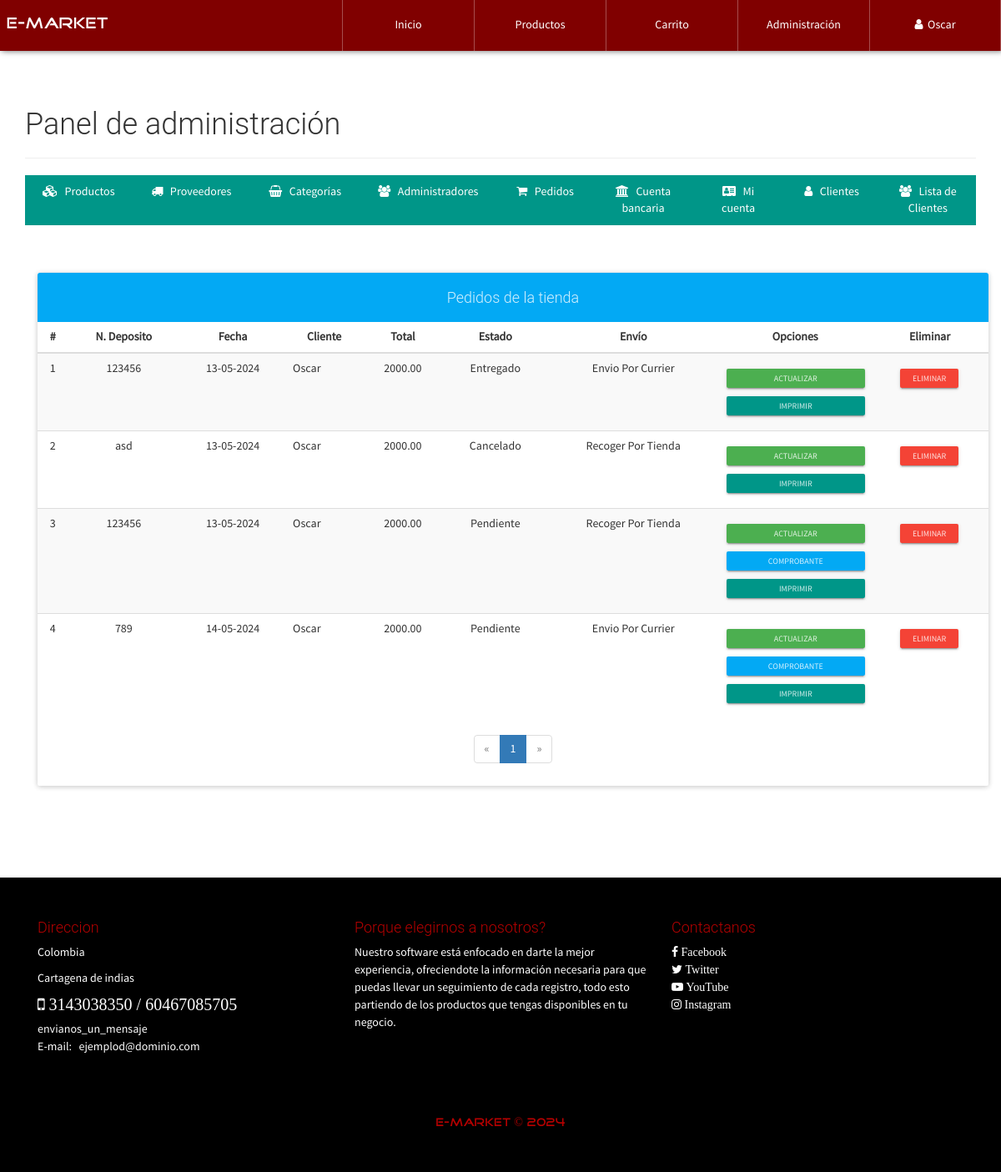
Page /configAdmin.php?view=order (signed in) on the earlier database version.
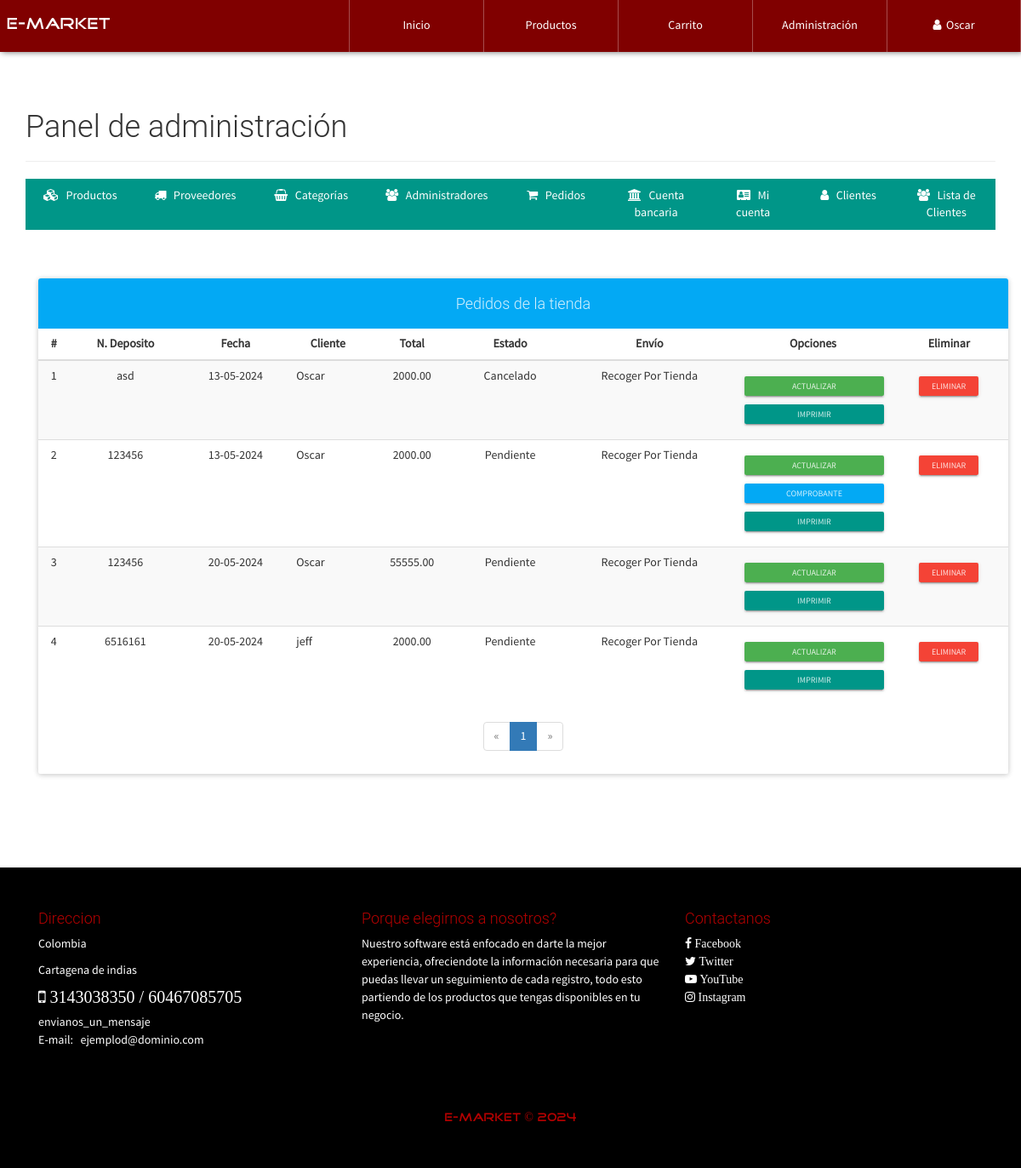
Same page on the later database version.
### tables this page shows
CREATE TABLE `venta` (
  `NumPedido` int(20) NOT NULL,
  `Fecha` varchar(150) NOT NULL,
  `NIT` varchar(30) NOT NULL,
  `TotalPagar` decimal(30,2) NOT NULL,
  `Estado` varchar(150) NOT NULL,
  `NumeroDeposito` varchar(50) NOT NULL,
  `TipoEnvio` varchar(37) NOT NULL,
  `Adjunto` varchar(50) NOT NULL
);

CREATE TABLE `cliente` (
  `NIT` varchar(30) NOT NULL,
  `Nombre` varchar(30) NOT NULL,
  `NombreCompleto` varchar(70) NOT NULL,
  `Apellido` varchar(70) NOT NULL,
  `Clave` text NOT NULL,
  `Direccion` varchar(200) NOT NULL,
  `Telefono` varchar(20) NOT NULL,
  `Email` varchar(30) NOT NULL
);

### Consultas/ConsultasSql.php (called while the page is built, shortened)
<?php
class ejecutar {
    public static function conectar(){
        if(!$con=  mysqli_connect(SERVER,USER,PASS,BD)){
            echo "Error en el servidor, verifique sus datos";
        }
        mysqli_set_charset($con, "utf8");
        return $con;
    }
    public static function consultar($query) {
        if (!$consul = mysqli_query(ejecutar::conectar(), $query)) {
            echo 'Error en la consulta SQL ejecutada';
        }
        return $consul;
    }
}

### admin/order-view.php (the view, shortened to what this page needs)
<div class="container">
  <div class="row">
        <div class="col-xs-12">
            <br><br>
            <div class="panel panel-info">
                <div class="panel-heading text-center"><h4>Pedidos de la tienda</h4></div>
                <div class="table-responsive">
                    <table class="table table-striped table-hover">
                        <thead class="">
                            <tr>
                              <th class="text-center">#</th>
                                <th class="text-center">N. Deposito</th>
                                <th class="text-center">Fecha</th>
                                <th class="text-center">Cliente</th>
                                <th class="text-center">Total</th>
                                <th class="text-center">Estado</th>
                                <th class="text-center">Envío</th>
                                <th class="text-center">Opciones</th>
                                <th class="text-center">Eliminar</th>
                            </tr>
                        </thead>
                        <tbody>
                            <?php
                                $mysqli = mysqli_connect(SERVER, USER, PASS, BD);
                                mysqli_set_charset($mysqli, "utf8");
                                $pagina = isset($_GET['pag']) ? (int)$_GET['pag'] : 1;
                                $regpagina = 30;
                                $inicio = ($pagina > 1) ? (($pagina * $regpagina) - $regpagina) : 0;
                                $pedidos=mysqli_query($mysqli,"SELECT SQL_CALC_FOUND_ROWS * FROM venta LIMIT $inicio, $regpagina");
                                $totalregistros = mysqli_query($mysqli,"SELECT FOUND_ROWS()");
                                $totalregistros = mysqli_fetch_array($totalregistros, MYSQLI_ASSOC);
                                $numeropaginas = ceil($totalregistros["FOUND_ROWS()"]/$regpagina);
                                $cr=$inicio+1;
                              while($order=mysqli_fetch_array($pedidos, MYSQLI_ASSOC)){
                            ?>
                            <tr>
                              <td class="text-center"><?php echo $cr; ?></td>
                            <td class="text-center"><?php echo $order['NumeroDeposito']; ?></td>
                            <td class="text-center"><?php echo $order['Fecha']; ?></td>
                            <td>
                                <?php
                                    $conUs= ejecutar::consultar("SELECT Nombre FROM cliente WHERE NIT='".$order['NIT']."'");
                                    $UsP=mysqli_fetch_array($conUs, MYSQLI_ASSOC);
                                    echo $UsP['Nombre'];
                                ?>
                            </td>
                            <td class="text-center"><?php echo $order['TotalPagar']; ?></td>
                            <td class="text-center"><?php echo $order['Estado']; ?></td>
                            <td class="text-center"><?php echo $order['TipoEnvio']; ?></td>
                            <td class="text-center">
                                <a href="#!" class="btn btn-raised btn-xs btn-success btn-block btn-up-order" data-code="<?php echo $order['NumPedido']; ?>">Actualizar</a>
                                <?php
                                    if(is_file("./imagenes/comprobantes/".$order['Adjunto'])){
                                      echo '<a href="./imagenes/comprobantes/'.$order['Adjunto'].'" target="_blank" class="btn btn-raised btn-xs btn-info btn-block">Comprobante</a>';
                                    }
                                ?>
                                <a href="./report/factura.php?id=<?php echo $order['NumPedido'];  ?>" class="btn btn-raised btn-xs btn-primary btn-block" target="_blank">Imprimir</a>
                            </td>
                            <td class="text-center">
                              <form action="process/delPedido.php" method="POST" class="FormCatElec" data-form="delete">
                                <button type="submit" class="btn btn-raised btn-xs btn-danger">Eliminar</button>
                              </form>
                            </td>
                            </tr>
                            <?php
                              $cr++;
                              }
                            ?>
                        </tbody>
                    </table>
                </div>
                <?php if($numeropaginas>=1): ?>
                <div class="text-center">
                  <ul class="pagination">
                    <?php if($pagina == 1): ?>
                        <li class="disabled">
                            <a>
                                <span aria-hidden="true">&laquo;</span>
                            </a>
                        </li>
                    <?php endif; ?>
                    <?php
                        for($i=1; $i <= $numeropaginas; $i++ ){
                            if($pagina == $i){
                                echo '<li class="active"><a href="configAdmin.php?view=order&pag='.$i.'">'.$i.'</a></li>';
                            }else{
                                echo '<li><a href="configAdmin.php?view=order&pag='.$i.'">'.$i.'</a></li>';
                            }
                        }
                    ?>
                    <?php if($pagina == $numeropaginas): ?>
                        <li class="disabled">
                            <a>
                                <span aria-hidden="true">&raquo;</span>
                            </a>
                        </li>
                    <?php endif; ?>
                  </ul>
                </div>
                <?php endif; ?>
            </div>
        </div>
  </div>
</div>

### configAdmin.php (shortened to what this page needs)
<?php
    include './Consultas/consultasSql.php';
?>
<!DOCTYPE html>
<html lang="es">
<head>
</head>
<body id="container-page-configAdmin">
    <?php include './include/navbar.php'; ?>
    <section id="prove-product-cat-config">
        <div class="container">
          <div class="page-header">
            <h1>Panel de administración </h1>
          </div>
          <ul class="nav nav-tabs nav-justified" style="margin-bottom: 15px;">
            <li>
              <a href="configAdmin.php?view=product">
                <i class="fa fa-cubes" aria-hidden="true"></i> &nbsp; Productos
              </a>
            </li>
            <li>
              <a href="configAdmin.php?view=provider">
                <i class="fa fa-truck" aria-hidden="true"></i> &nbsp; Proveedores
              </a>
            </li>
            <li>
              <a href="configAdmin.php?view=category">
                <i class="fa fa-shopping-basket" aria-hidden="true"></i> &nbsp; Categorías
              </a>
            </li>
            <li>
              <a href="configAdmin.php?view=admin">
                <i class="fa fa-users" aria-hidden="true"></i> &nbsp; Administradores
              </a>
            </li>
            <li>
              <a href="configAdmin.php?view=order">
                <i class="fa fa-shopping-cart" aria-hidden="true"></i> &nbsp; Pedidos
              </a>
            </li>
            <li>
              <a href="configAdmin.php?view=bank">
                <i class="fa fa-university" aria-hidden="true"></i> &nbsp; Cuenta bancaria
              </a>
            </li>
            <li>
              <a href="configAdmin.php?view=account">
                <i class="fa fa-address-card" aria-hidden="true"></i> &nbsp; Mi cuenta
              </a>
            </li>
            <li>
                <a href="configAdmin.php?view=client">
                    <i class="fa fa-user" aria-hidden="true"></i> &nbsp; Clientes
                </a>
                </li>
            <li>
                <a href="configAdmin.php?view=clientlist">
                    <i class="fa fa-users" aria-hidden="true"></i> &nbsp; Lista de Clientes
                </a>
    </li>
          </ul>
          <?php
$content = $_GET['view'];
$WhiteList = ["product", "productlist", "productinfo", "provider", "providerlist", "providerinfo", "category", "categorylist", "categoryinfo", "admin", "adminlist", "order", "bank", "account", "client", "clientlist"];
if (isset($content)) {
    if (in_array($content, $WhiteList)) {
        $htmlFile = "./admin/" . $content . "-view.html";
        $phpFile = "./admin/" . $content . "-view.php";
        if (is_file($htmlFile)) {
            include $htmlFile;
        } elseif (is_file($phpFile)) {
            include $phpFile;
        } else {
            echo '<h2 class="text-center">Lo sentimos, la opción que ha seleccionado no se encuentra disponible</h2>';
        }
    } else {
        echo '<h2 class="text-center">Lo sentimos, la opción que ha seleccionado no se encuentra disponible</h2>';
    }
} else {
    echo '<h2 class="text-center">Para empezar, por favor escoja una opción del menú de administración</h2>';
}
?>
        </div>
    </section>
</body>
</html>

### Include/navbar.php (shortened to what this page needs)
<nav id="navbar-auto-hidden">
        <div class="row hidden-xs">
            <div class="col-xs-4">
                <p class="text-navbar tittles-pages-logo">E-market</p>
            </div>
            <div class="col-xs-8">
              <div class="contenedor-tabla pull-right">
                <div class="contenedor-tr">
                  <a href="index.php" class="table-cell-td">Inicio</a>
                  <a href="productos.php" class="table-cell-td">Productos</a>
                  <?php
                      if(!$_SESSION['nombreAdmin']==""){
                          echo '
                              <a href="carrito.php" class="table-cell-td">Carrito</a>
                              <a href="configAdmin.php" class="table-cell-td">Administración</a>
                              <a href="#!" class="table-cell-td exit-system">
                                  <i class="fa fa-user"></i>&nbsp;&nbsp;'.$_SESSION['nombreAdmin'].'
                              </a>
                           ';
                      }else if(!$_SESSION['nombreUser']==""){
                          echo '
                              <a href="pedido.php" class="table-cell-td">Pedido</a>
                              <a href="carrito.php" class="table-cell-td">Carrito</a>
                              <a href="#!" class="table-cell-td exit-system">
                              <i class="fa fa-user"></i>&nbsp;&nbsp;'.$_SESSION['nombreUser'].'
                              </a>
                              <a href="#!" class="table-cell-td userConBtn" data-code="'.$_SESSION['UserNIT'].'">
                                <i class="glyphicon glyphicon-cog"></i>
                              </a>
                           ';
                      }
                  ?>
                </div>
              </div>
            </div>
        </div>
    </nav>

### css/media.css (style rules this page uses)
@media (min-width: 1200px) { .contenedor-tabla { width: 90%; } }

### css/style.css (style rules this page uses)
body { font-family: "FontFamilySPro"; line-height: 1.5; font-size: 1.4em; width: 100%; height: 100%; margin: 0px; padding: 0px; background-position: center center; background-repeat: no-repeat; background-attachment: fixed; background-size: cover; background-color: #ffffff; }
nav { width: 100%; position: fixed; top: 0px; background-color: #800000; box-shadow: 2px 0px 7px #626262; z-index: 50; }
.contenedor-tabla { display: table; width: 100%; }
.contenedor-tr { display: table-row; width: 100%; }
.contenedor-tr > a { text-decoration: none; color: #fff; }
.contenedor-tr > a:last-child { border-right: 1px solid rgba(255, 255, 255,0.3); }
.table-cell-td { display: table-cell; padding: 20px 7px; border-left: 1px solid rgba(255, 255, 255,0.3); text-align: center; width: 20%; }
.text-navbar { color: #fff; font-size: 19px; float: left; margin-left: 2%; margin-top: 15px; }
section { width: 100%; margin: 0px; padding: 90px 0px; }
footer { width: 100%; color: #fff; background-color: #000000; padding: 40px 0px; }
.text-footer { color: #b40000; }
footer a { color: #fff; }
.tittles-pages-logo { font-family: "FontFamilyLogo"; }
#container-page-configAdmin { background-image: url(../imagenes/img/font.JPG); }
#prove-product-cat-config { background-color: #ffffff; min-height: 900px; }

Differences in the rows shown:
removed venta: NumeroDeposito "123456", Fecha "13-05-2024", NIT.Nombre "Oscar", TotalPagar "2000.00", Estado "Entregado", TipoEnvio "Envio Por Currier"
removed venta: NumeroDeposito "789", Fecha "14-05-2024", NIT.Nombre "Oscar", TotalPagar "2000.00", Estado "Pendiente", TipoEnvio "Envio Por Currier"
added venta: NumeroDeposito "123456", Fecha "20-05-2024", NIT.Nombre "Oscar", TotalPagar "55555.00", Estado "Pendiente", TipoEnvio "Recoger Por Tienda"
added venta: NumeroDeposito "6516161", Fecha "20-05-2024", NIT.Nombre "jeff", TotalPagar "2000.00", Estado "Pendiente", TipoEnvio "Recoger Por Tienda"
